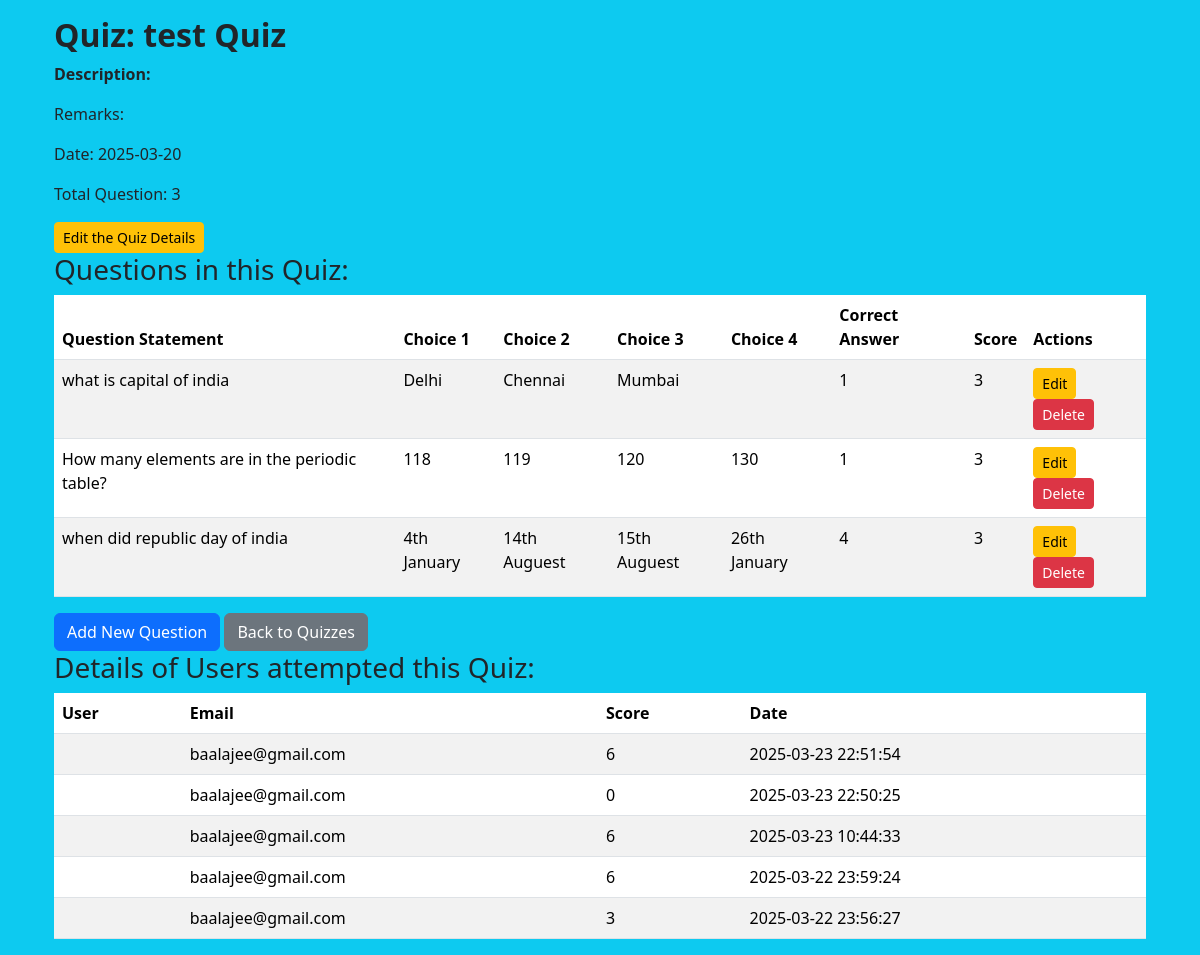
Before: /admin/quiz/1 (signed in) with the older database file.
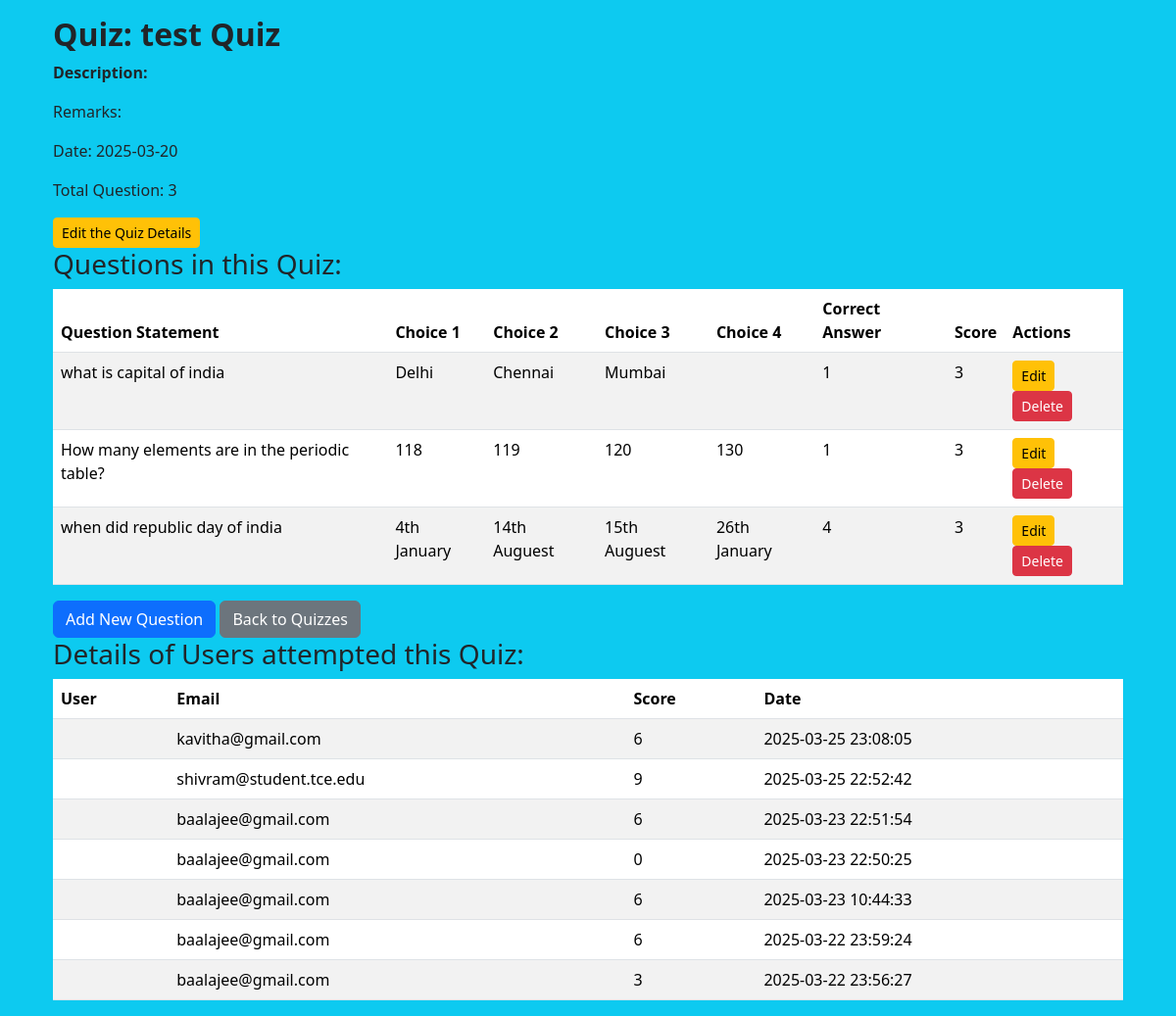
After: the same page with the newer database file.
### models/models.py (models this page shows)
class Question(db.Model):
    __tablename__ = "questions"
    id = db.Column(db.Integer, primary_key=True, autoincrement=True)
    quiz_id = db.Column(db.Integer, db.ForeignKey('quizzes.id'), nullable=False)
    question_statement = db.Column(db.Text, nullable=False)
    choice1 = db.Column(db.Text, nullable=False)
    choice2 = db.Column(db.Text, nullable=False)
    choice3 = db.Column(db.Text)
    choice4 = db.Column(db.Text)
    correct_answer = db.Column(db.Integer,nullable=False)
    score = db.Column(db.Integer)
    quiz = db.relationship('Quiz', back_populates='questions')

class Score(db.Model):
    __tablename__ = "scores"
    id = db.Column(db.Integer, primary_key=True, autoincrement=True)
    quiz_id = db.Column(db.Integer, db.ForeignKey('quizzes.id'), nullable=False)
    user_id = db.Column(db.Integer, db.ForeignKey('users.id'), nullable=False)
    timestamp = db.Column(db.DateTime, default=datetime.utcnow)
    total_score = db.Column(db.Integer, nullable=False)
    quiz = db.relationship('Quiz', back_populates='scores')
    user = db.relationship('User', back_populates='scores')

class User(db.Model):
    __tablename__ = "users"
    id = db.Column(db.Integer, primary_key=True, autoincrement=True)
    username = db.Column(db.String(50), nullable=False, unique=True)
    email = db.Column(db.String(100), nullable=False, unique=True)
    password = db.Column(db.String(255), nullable=False)
    full_name = db.Column(db.String(100), nullable=False)
    qualification = db.Column(db.String(50))
    dob = db.Column(db.Date)
    college = db.Column(db.String(100))
    roles = db.Column(db.String(50), nullable=False, default='user')
    scores = db.relationship('Score', back_populates='user',lazy=True)

### controllers/controllers.py (the view)
@controllers.route('/admin/quiz/<int:id>')
def quiz_show_detail(id):
    if not check_role('admin'):
        flash('You are not allowed here')
        return redirect(url_for('controllers.login'))
    quiz = Quiz.query.get_or_404(id)
    questions = Question.query.filter_by(quiz_id=quiz.id).all()
    scores = Score.query.filter_by(quiz_id=quiz.id).join(User).order_by(Score.timestamp.desc()).all()
    return render_template('quiz_show_detail.html', quiz=quiz, questions=questions, scores=scores)

### controllers/controllers.py (called while the page is built)
def check_role(role):
    if 'user_id' in session and session['role']==role:
        return True
    return False

### templates/quiz_show_detail.html
{% extends 'layout.html' %}
{% block body %}
<div class="container">
    <h2><strong>Quiz: {{ quiz.name }}</strong></h2>
    <p><strong>Description:</strong>{{ quiz.description }}</p>
    <p>Remarks: {{ quiz.remarks }}</p>
    <p>Date: {{ quiz.date_of_quiz }}</p>
    <p>Total Question: {{questions|length}}</p>
    <a href="{{url_for('controllers.quiz_edit',id=quiz.id)}}"class="btn btn-sm btn-warning">Edit the Quiz Details</a>
    <h3>Questions in this Quiz:</h3>
    {% if questions %}
        <table class="table table-striped">
            <thead>
                <tr>
                    <th>Question Statement</th>
                    <th>Choice 1</th>
                    <th>Choice 2</th>
                    <th>Choice 3</th>
                    <th>Choice 4</th>
                    <th>Correct Answer</th>
                    <th>Score</th>
                    <th>Actions</th>
                </tr>
            </thead>
            <tbody>
                {% for question in questions %}
                <tr>
                    <td>{{ question.question_statement }}</td>
                    <td>{{ question.choice1 }}</td>
                    <td>{{ question.choice2 }}</td>
                    <td>{{ question.choice3 }}</td>
                    <td>{{ question.choice4 }}</td>
                    <td>{{ question.correct_answer }}</td>
                    <td>{{ question.score }}</td>
                    <td>
                        <a href="{{ url_for('controllers.question_edit', id=question.id) }}" class="btn btn-sm btn-warning">Edit</a>
                        <form method="POST" action="{{ url_for('controllers.question_delete', id=question.id) }}" style="display: inline;">
                            <button type="submit" class="btn btn-sm btn-danger">Delete</button>
                        </form>
                    </td>
                </tr>
                {% endfor %}
            </tbody>
        </table>
    {% else %}
        <p>No questions found for this quiz.</p>
    {% endif %}
    <a href="{{ url_for('controllers.question_create', quiz_id=quiz.id) }}" class="btn btn-primary">Add New Question</a>
    <a href="{{ url_for('controllers.quiz_show') }}" class="btn btn-secondary">Back to Quizzes</a>
    <h3>Details of Users attempted this Quiz:</h3>
    {% if scores %}
        <table class="table table-striped">
            <thead>
                <tr>
                    <th>User</th>
                    <th>Email</th>
                    <th>Score</th>
                    <th>Date</th>
                </tr>
            </thead>
            <tbody>
                {% for score in scores %}
                <tr>
                    <td>{{ score.user.name }}</td>
                    <td>{{ score.user.email }}</td>
                    <td>{{ score.total_score }}</td>
                    <td>{{ score.timestamp.strftime('%Y-%m-%d %H:%M:%S') }}</td>
                </tr>
                {% endfor %}
            </tbody>
        </table>
    {% else %}
        <p>No User have attempted this quiz.</p>
    {% endif %}
</div>
{% endblock %}

Changed rows visible on the page:
added Score: user.email "kavitha@gmail.com", total_score "6", timestamp "2025-03-25 23:08:05"
added Score: user.email "shivram@student.tce.edu", total_score "9", timestamp "2025-03-25 22:52:42"
